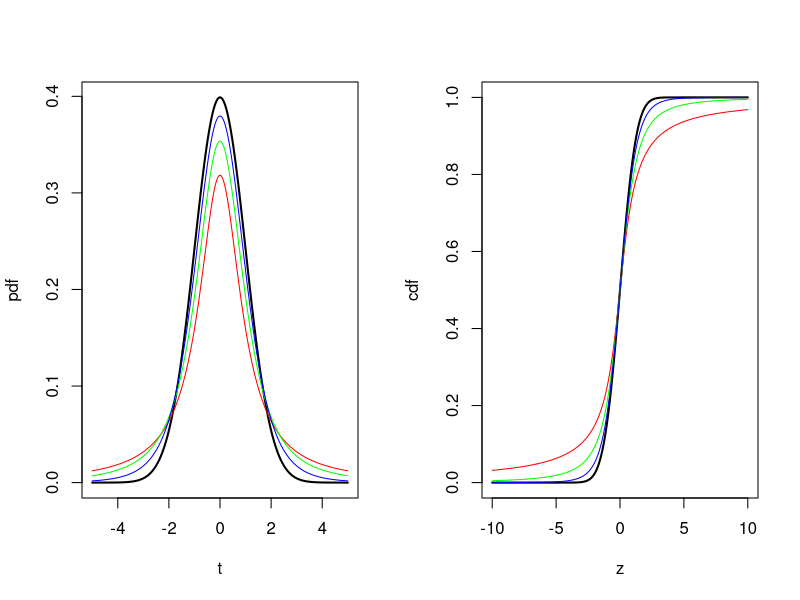

Here is the R script that generated this plot:
par(mfrow = c(1, 2))
# t distributed variable
t = seq(-5, 5, length = 300)
df = c(1, 2, 5)  # degrees of freedom(df) for the t-distribution

# standard normal pdf (reference function)
plot(t, dnorm(t, 0, 1), xlab = "t", ylab = "pdf", type = "l", lwd = 2)
# df=1
lines(t, dt(t, df[1]), col = "red")
# df=2
lines(t, dt(t, df[2]), col = "green")
# df=5
lines(t, dt(t, df[3]), col = "blue")

# different range needed to illustrate the differences
t = seq(-10, 10, length = 300)
# cdf of normal
plot(t, pnorm(t, 0, 1), xlab = "z", ylab = "cdf", type = "l", lwd = 2)
# order of df as above
lines(t, pt(t, df[1]), col = "red")
lines(t, pt(t, df[2]), col = "green")
lines(t, pt(t, df[3]), col = "blue")